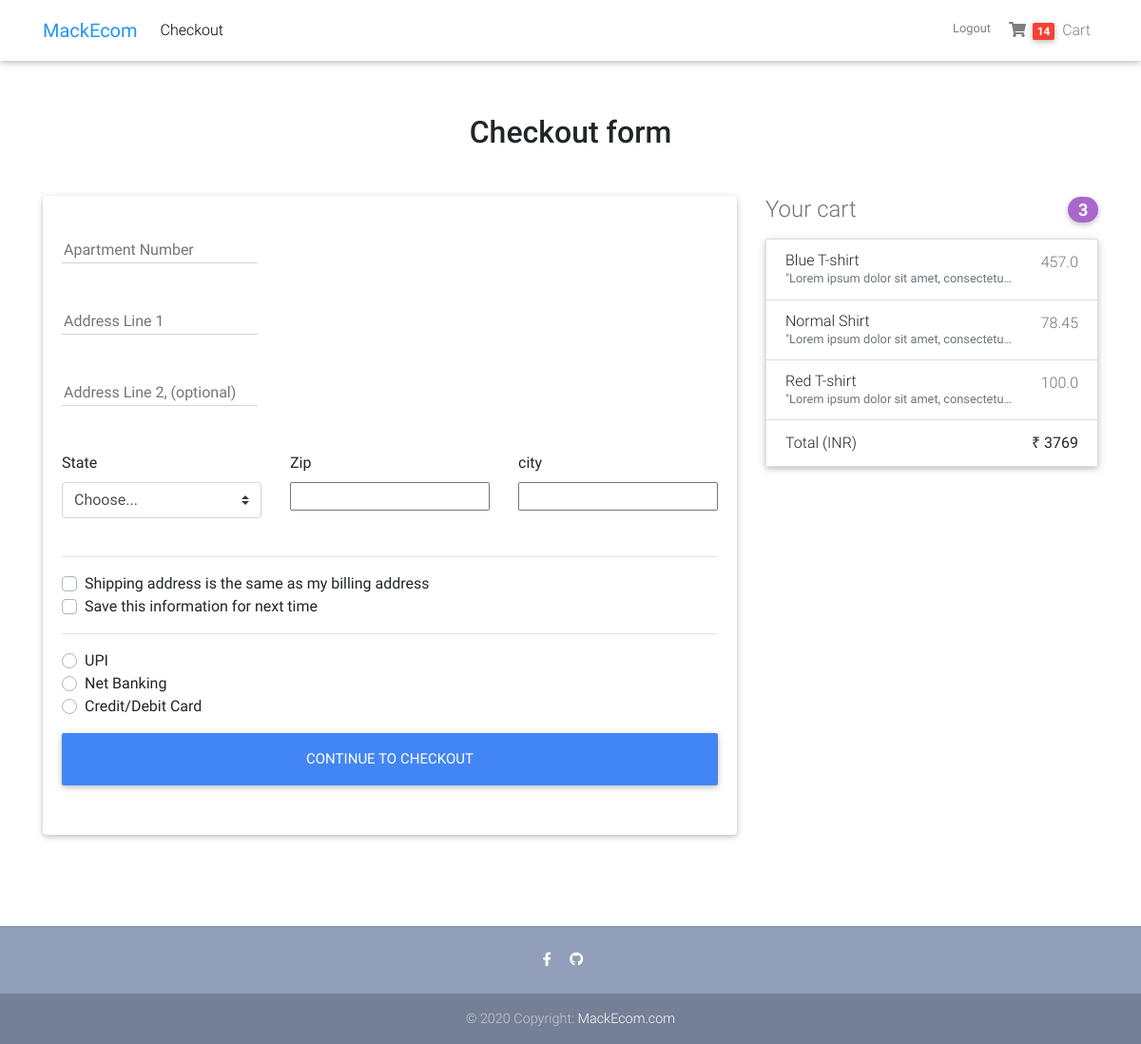
/checkout/ (signed in), run on an earlier commit of the app's database.
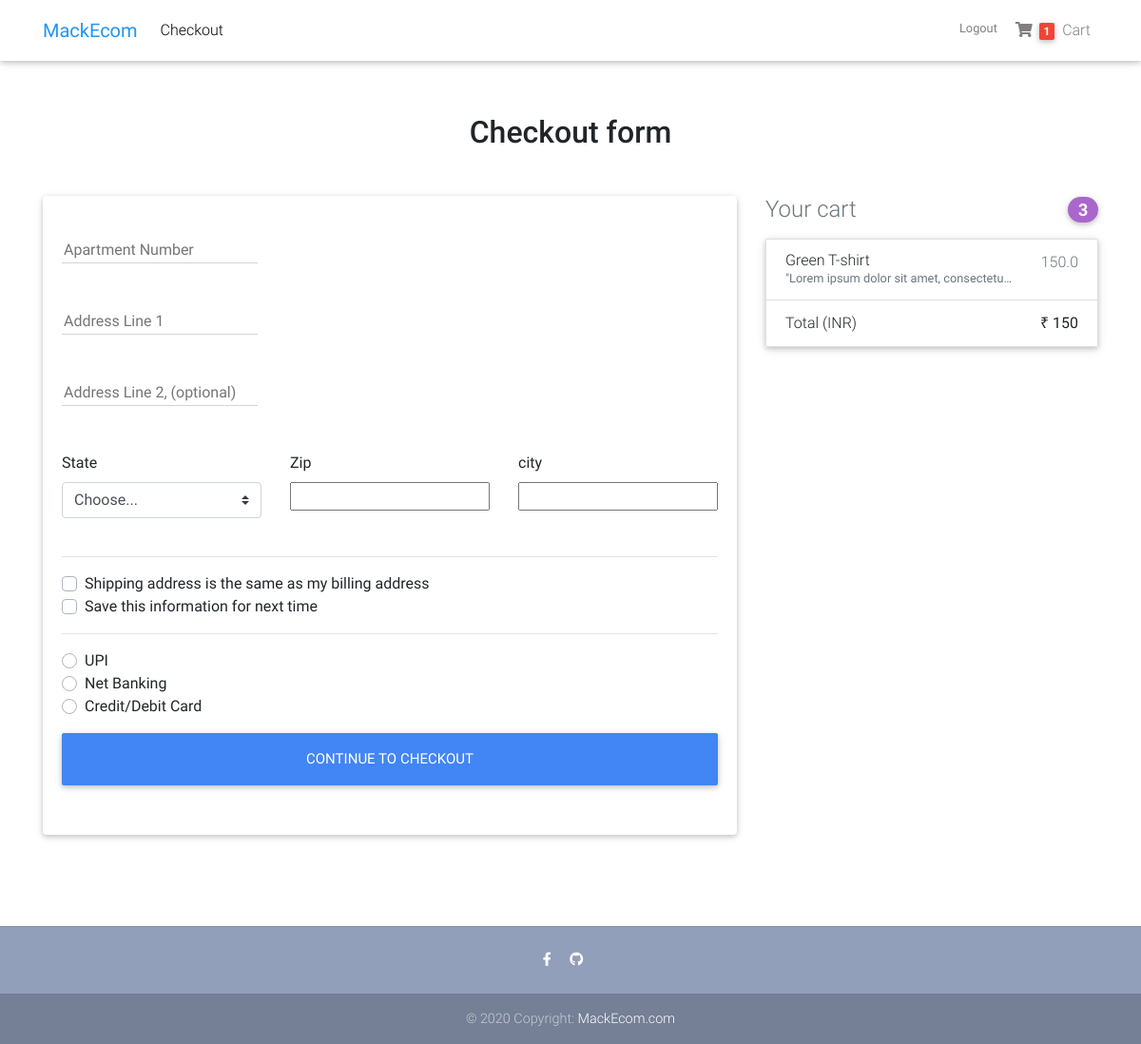
And on a later commit of the database.
### core/models.py (models this page shows, shortened)
class Cart(models.Model):
    user = models.ForeignKey(settings.AUTH_USER_MODEL, on_delete=models.CASCADE)
    items = models.ManyToManyField(OrderedItem)
    ordered = models.BooleanField(default=False)
    order_date = models.DateTimeField(blank=True, null=True)
    start_date = models.DateTimeField(auto_now_add=True)
    def cart_total(self):
        total = 0
        items = self.items.all()
        for item in items:
            price = int(item.total_price())
            total = price + total
        return total

class OrderedItem(models.Model):
    item = models.ForeignKey(Item, on_delete=models.CASCADE)
    user = models.ForeignKey(settings.AUTH_USER_MODEL, on_delete=models.CASCADE)
    is_ordered = models.BooleanField(default=False)
    qty = models.IntegerField(default=1)
    def total_price(self):
        if self.item.discounted_price:
            return self.qty*self.item.discounted_price
        else:
            return round(self.qty*self.item.price, 2)

class Item(models.Model):
    title = models.CharField(max_length=100)
    discounted_price = models.FloatField(blank=True, null=True)
    price = models.FloatField()
    slug = models.SlugField(blank=True, null=True)
    description = models.TextField(max_length=500, blank=True, null=True)
    category = models.CharField(choices=CATEGORY_CHOICES, max_length=2)
    label = models.CharField(choices=LABEL_COLOUR_CHOICES, max_length=2)
    image = models.ImageField(blank=True, null=True)

### core/views.py (the view, shortened to what this page needs)
# urls.py: path('checkout/', views.CheckoutView.as_view(), name='checkout'),
class CheckoutView(View):
    def get(self, *args, **kwargs):
        form = CheckoutForm
        cart = get_object_or_404(Cart, user=self.request.user)
        context = {
            'form': form,
            'cart': cart
        }
        return render(self.request, 'checkout-page.html', context)

### core/templatetags/cart_template_tags.py (called while the page is built)
@register.filter
def cart_item_count(user):
    if user.is_authenticated:
        count_qs = Cart.objects.filter(user=user, ordered=False)
        if count_qs.exists():
            items_qs = count_qs[0].items.all()
            count = 0
            for items in items_qs[0:]:
                count = items.qty + count
            return count
    else:
        return 0

### templates/checkout-page.html (shortened to what this page needs)
{% extends 'base.html' %}
{% block content %}
  <main class="mt-5 pt-4">
    <div class="container wow fadeIn">
      <h2 class="my-5 h2 text-center">Checkout form</h2>
      <div class="row">
        <div class="col-md-8 mb-4">
          <div class="card">
            <form class="card-body" method="post">
              <div class="md-form mb-5">
                  {{ form.apartment }}
              </div>
              <div class="md-form mb-5">
                  {{ form.address1 }}
              </div>
              <div class="md-form mb-5">
              {{ form.address2 }}
              </div>
              <div class="row">
                <div class="col-lg-4 col-md-6 mb-4">
                  <label for="state">State</label>
                  <select class="custom-select d-block w-100" id="state" name="state" required>
                    <option value="">Choose...</option>
                  </select>
                </div>
                <div class="col-lg-4 col-md-6 mb-4">
                  <label for="zip">Zip</label>
                  {{ form.zip }}
                </div>
                <div class="col-lg-4 col-md-6 mb-4">
                  <label for="city">city</label>
                  {{ form.city }}
                </div>
              </div>
              <hr>
              <div class="custom-control custom-checkbox">
                <label class="custom-control-label" for="{{ form.same_billing_address.id_for_label }}">
                    Shipping address is the same as my billing address</label>
              </div>
              <div class="custom-control custom-checkbox">
                <label class="custom-control-label" for="{{ form.save_info.id_for_label }}">Save this information for next time</label>
              </div>
              <hr>
              <div class="d-block my-3">
                {% for x,y in form.fields.payment_info.choices %}
                  <div class="custom-control custom-radio">
                  <label class="custom-control-label" for="{{ x }}">{{ y }}</label>
                </div>
                  {% endfor %}
              </div>
              <button class="btn btn-primary btn-lg btn-block" type="submit">Continue to checkout</button>
            </form>
          </div>
        </div>
        <div class="col-md-4 mb-4">
          <h4 class="d-flex justify-content-between align-items-center mb-3">
            <span class="text-muted">Your cart</span>
            <span class="badge badge-secondary badge-pill">3</span>
          </h4>
          <ul class="list-group mb-3 z-depth-1">
            {% for obj in cart.items.all %}
            <li class="list-group-item d-flex justify-content-between lh-condensed">
              <div>
                <h6 class="my-0">{{ obj.item.title }}</h6>
                <small class="text-muted">{{ obj.item.description|truncatechars:40}}</small>
              </div>
              {% if obj.item.discounted_price %}
              <span class="text-muted">{{ obj.item.discounted_price }}</span>
                  {% else %}
                  <span class="text-muted">{{ obj.item.price }}</span>
              {% endif %}
            </li>
              {% endfor %}
            <li class="list-group-item d-flex justify-content-between">
              <span>Total (INR)</span>
              <strong>₹ {{ cart.cart_total }}</strong>
            </li>
          </ul>
        </div>
      </div>
    </div>
  </main>
{% endblock %}

### templates/base.html (shortened to what this page needs)
{% load static %}
{% load cart_template_tags %}
<head>
  <link rel="stylesheet" href="https://use.fontawesome.com/releases/v5.11.2/css/all.css">
  <link rel="stylesheet" href="{% static 'MackEcom/css/bootstrap.min.css' %}">
  <link rel="stylesheet" href="{% static 'MackEcom/css/mdb.min.css' %}">
  <link rel="stylesheet" href="{% static 'MackEcom/css/style.min.css' %}">
</head>
<body>
  <nav class="navbar fixed-top navbar-expand-lg navbar-light white scrolling-navbar mb-5">
    <div class="container">
      <a class="navbar-brand waves-effect" href="{% url 'core:home' %}" target="_blank">
        <strong class="blue-text">MackEcom</strong>
      </a>
      <div class="collapse navbar-collapse" id="navbarSupportedContent">
            <ul class="navbar-nav mr-auto">
              <li class="nav-item">
                {% if request.user.is_authenticated %}
                  <a class="nav-link waves-effect" href="{% url 'core:checkout' %}"
                  target="_blank">Checkout</a>
                {% endif %}
              </li>
            </ul>
          <div class="nav-item navbar-nav nav-flex-icons ">
              {% if request.user.is_authenticated %}
                  <a class="nav-link waves-effect clearfix d-none d-sm-inline-block" href="{% url 'account_logout' %}">
                     <small> Logout </small>
                  </a>
                  <a class="nav-link waves-effect" href="{% url 'core:order-summary'%}">
                        <i class="fas fa-shopping-cart"></i>
                       {% if request.user|cart_item_count %}
                           <span class="badge red z-depth-1 mr-1"> {{ request.user|cart_item_count }}</span>
                        {% endif %}
                           <span class="clearfix d-none d-sm-inline-block"> Cart </span>
                  </a>
              {% endif %}
          </div>
      </div>
    </div>
  </nav>
<div class="pb-5">
    {% block content  %}
    {% endblock content %}
</div>
  <footer class="page-footer text-center font-small mt-4 wow fadeIn">
    <hr class="my-4">
    <div class="pb-4">
      <a href="https://www.facebook.com/manas.kundu.9" target="_blank">
        <i class="fab fa-facebook-f mr-3"></i>
      </a>
      <a href="https://github.com/Manas377" target="_blank">
        <i class="fab fa-github mr-3"></i>
      </a>
    </div>
    <div class="footer-copyright py-3">
      © 2020 Copyright:
      <a href="#" target="_blank"> MackEcom.com </a>
    </div>
  </footer>
</body>
</html>

What changed in the data, as far as the page shows it:
removed OrderedItem: item "Blue T-shirt", item.description "\"Lorem ipsum dolor sit amet, consectetu…", item.price "457.0"
removed OrderedItem: item "Normal Shirt", item.description "\"Lorem ipsum dolor sit amet, consectetu…", item.price "78.45"
removed OrderedItem: item "Red T-shirt", item.description "\"Lorem ipsum dolor sit amet, consectetu…", item.discounted_price "100.0"
added OrderedItem: item "Green T-shirt", item.description "\"Lorem ipsum dolor sit amet, consectetu…", item.discounted_price "150.0"
changed through a linked row, Cart: cart_total "3769" → "150"
Also different on the page:
{{ request.user|cart_item_count }}: "14" → "1"
